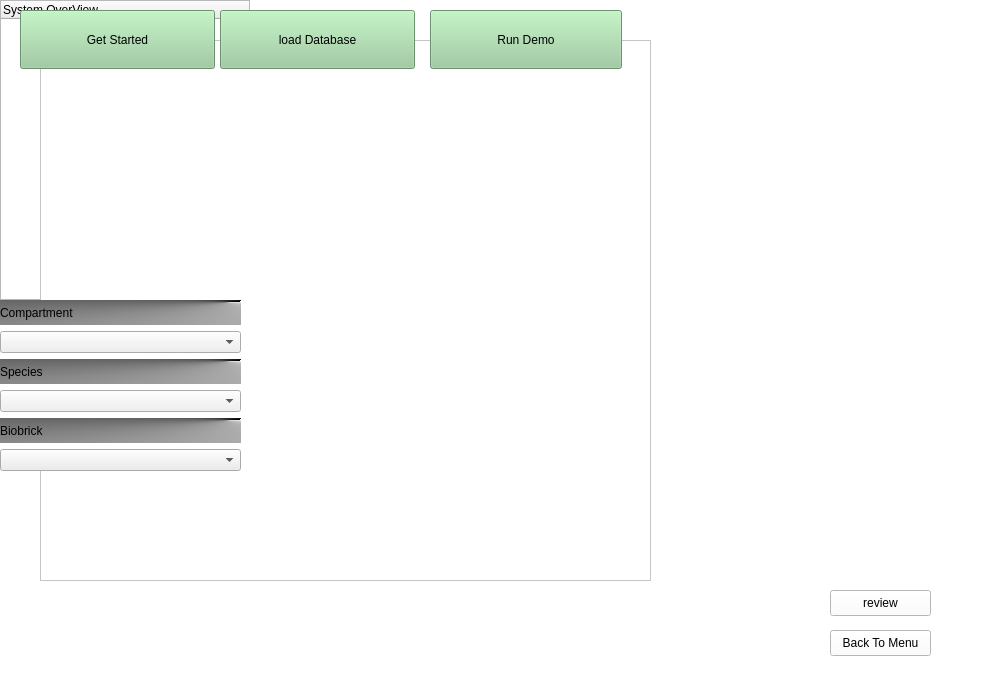
<?xml version="1.0" encoding="UTF-8"?>
<ui version="4.0">
 <class>MainGraphicsView</class>
 <widget class="QWidget" name="MainGraphicsView">
  <property name="geometry">
   <rect>
    <x>0</x>
    <y>0</y>
    <width>1000</width>
    <height>700</height>
   </rect>
  </property>
  <property name="minimumSize">
   <size>
    <width>1000</width>
    <height>700</height>
   </size>
  </property>
  <property name="maximumSize">
   <size>
    <width>1000</width>
    <height>700</height>
   </size>
  </property>
  <property name="baseSize">
   <size>
    <width>0</width>
    <height>0</height>
   </size>
  </property>
  <property name="windowTitle">
   <string>Form</string>
  </property>
  <property name="autoFillBackground">
   <bool>false</bool>
  </property>
  <property name="styleSheet">
   <string notr="true">background-color: rgb(255, 255, 255);</string>
  </property>
  <widget class="QGraphicsView" name="m_mainGraph">
   <property name="geometry">
    <rect>
     <x>270</x>
     <y>70</y>
     <width>201</width>
     <height>211</height>
    </rect>
   </property>
   <property name="styleSheet">
    <string notr="true">background-color: rgb(151, 203, 154);</string>
   </property>
   <property name="verticalScrollBarPolicy">
    <enum>Qt::ScrollBarAsNeeded</enum>
   </property>
   <property name="horizontalScrollBarPolicy">
    <enum>Qt::ScrollBarAsNeeded</enum>
   </property>
   <property name="backgroundBrush">
    <brush brushstyle="NoBrush">
     <color alpha="100">
      <red>50</red>
      <green>51</green>
      <blue>100</blue>
     </color>
    </brush>
   </property>
  </widget>
  <widget class="QTreeWidget" name="m_overViewWidget">
   <property name="geometry">
    <rect>
     <x>0</x>
     <y>0</y>
     <width>250</width>
     <height>300</height>
    </rect>
   </property>
   <property name="styleSheet">
    <string notr="true">background-color: rgb(ff,ff,ff);
font: 9pt &quot;Verdana&quot;;</string>
   </property>
   <column>
    <property name="text">
     <string notr="true">System OverView</string>
    </property>
   </column>
  </widget>
  <widget class="QPushButton" name="m_scenNext">
   <property name="geometry">
    <rect>
     <x>830</x>
     <y>590</y>
     <width>101</width>
     <height>26</height>
    </rect>
   </property>
   <property name="text">
    <string>review</string>
   </property>
  </widget>
  <widget class="QPushButton" name="m_scenBack">
   <property name="geometry">
    <rect>
     <x>830</x>
     <y>630</y>
     <width>101</width>
     <height>26</height>
    </rect>
   </property>
   <property name="text">
    <string>Back To Menu</string>
   </property>
  </widget>
  <widget class="QTextBrowser" name="m_fileBrowser">
   <property name="geometry">
    <rect>
     <x>210</x>
     <y>310</y>
     <width>201</width>
     <height>211</height>
    </rect>
   </property>
   <property name="styleSheet">
    <string notr="true">background-color: rgb(255, 255, 255);</string>
   </property>
  </widget>
  <widget class="QGraphicsView" name="m_logo">
   <property name="enabled">
    <bool>true</bool>
   </property>
   <property name="geometry">
    <rect>
     <x>40</x>
     <y>40</y>
     <width>611</width>
     <height>541</height>
    </rect>
   </property>
   <property name="acceptDrops">
    <bool>false</bool>
   </property>
   <property name="styleSheet">
    <string notr="true">background-image: url(:/iGaME.images/Igame_logo.png);</string>
   </property>
  </widget>
  <widget class="QPushButton" name="m_loadbase">
   <property name="geometry">
    <rect>
     <x>220</x>
     <y>10</y>
     <width>195</width>
     <height>59</height>
    </rect>
   </property>
   <property name="sizePolicy">
    <sizepolicy hsizetype="Minimum" vsizetype="Preferred">
     <horstretch>0</horstretch>
     <verstretch>0</verstretch>
    </sizepolicy>
   </property>
   <property name="styleSheet">
    <string notr="true">background-color: rgb(151, 203, 154);
font: 75 12pt &quot;Verdana&quot;;</string>
   </property>
   <property name="text">
    <string>load Database</string>
   </property>
  </widget>
  <widget class="QPushButton" name="m_getStart">
   <property name="enabled">
    <bool>true</bool>
   </property>
   <property name="geometry">
    <rect>
     <x>20</x>
     <y>10</y>
     <width>195</width>
     <height>59</height>
    </rect>
   </property>
   <property name="sizePolicy">
    <sizepolicy hsizetype="Minimum" vsizetype="Preferred">
     <horstretch>0</horstretch>
     <verstretch>0</verstretch>
    </sizepolicy>
   </property>
   <property name="styleSheet">
    <string notr="true">background-color: rgb(151, 203, 154);
font:75 12pt &quot;Verdana&quot;;</string>
   </property>
   <property name="text">
    <string>Get Started</string>
   </property>
  </widget>
  <widget class="QPushButton" name="m_runDemo">
   <property name="geometry">
    <rect>
     <x>430</x>
     <y>10</y>
     <width>192</width>
     <height>59</height>
    </rect>
   </property>
   <property name="sizePolicy">
    <sizepolicy hsizetype="Minimum" vsizetype="Preferred">
     <horstretch>0</horstretch>
     <verstretch>0</verstretch>
    </sizepolicy>
   </property>
   <property name="styleSheet">
    <string notr="true">background-color: rgb(151,203,154);
font: 75 12pt &quot;Verdana&quot;;</string>
   </property>
   <property name="text">
    <string>Run Demo</string>
   </property>
  </widget>
  <widget class="QWidget" name="verticalLayoutWidget">
   <property name="geometry">
    <rect>
     <x>0</x>
     <y>300</y>
     <width>241</width>
     <height>171</height>
    </rect>
   </property>
   <layout class="QVBoxLayout" name="verticalLayout">
    <item>
     <widget class="QLabel" name="label">
      <property name="styleSheet">
       <string notr="true">background-color: qconicalgradient(cx:0.944444, cy:0.091, angle:31.5, stop:0 rgba(0, 0, 0, 255), stop:1 rgba(255, 255, 255, 255));
font: 9pt &quot;Verdana&quot;;</string>
      </property>
      <property name="text">
       <string>Compartment</string>
      </property>
     </widget>
    </item>
    <item>
     <widget class="QComboBox" name="com_combx">
      <property name="styleSheet">
       <string notr="true">background-color: rgb(239, 239, 239);</string>
      </property>
     </widget>
    </item>
    <item>
     <widget class="QLabel" name="label_3">
      <property name="styleSheet">
       <string notr="true">background-color: qconicalgradient(cx:0.944444, cy:0.091, angle:31.5, stop:0 rgba(0, 0, 0, 255), stop:1 rgba(255, 255, 255, 255));
font: 9pt &quot;Verdana&quot;;</string>
      </property>
      <property name="text">
       <string>Species</string>
      </property>
     </widget>
    </item>
    <item>
     <widget class="QComboBox" name="spe_combx">
      <property name="styleSheet">
       <string notr="true">background-color: rgb(240, 240, 240);</string>
      </property>
     </widget>
    </item>
    <item>
     <widget class="QLabel" name="label_2">
      <property name="styleSheet">
       <string notr="true">background-color: qconicalgradient(cx:0.944444, cy:0.091, angle:31.5, stop:0 rgba(0, 0, 0, 255), stop:1 rgba(255, 255, 255, 255));
font: 9pt &quot;Verdana&quot;;</string>
      </property>
      <property name="text">
       <string>Biobrick</string>
      </property>
     </widget>
    </item>
    <item>
     <widget class="QComboBox" name="bio_combx">
      <property name="styleSheet">
       <string notr="true">background-color: rgb(236, 236, 236);</string>
      </property>
     </widget>
    </item>
   </layout>
  </widget>
 </widget>
 <resources>
  <include location="iGaME.qrc"/>
 </resources>
 <connections/>
</ui>
